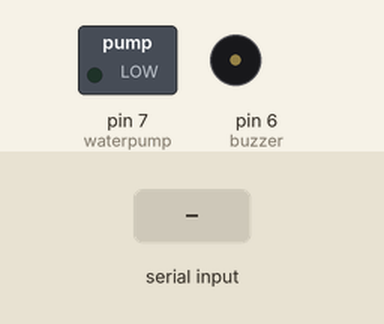
This sketch was run on a simulated Arduino Uno, built with avr-gcc and run on an emulated ATmega328P. On the bench: switched loads named in the sketch (green lamp = pin HIGH), buzzer (waves = sounding, pin HIGH). Inputs (shaded band) come from the test bench.

Above: at 1.2 s.
1.3 s: "1" received over Serial
At 2.1 s:
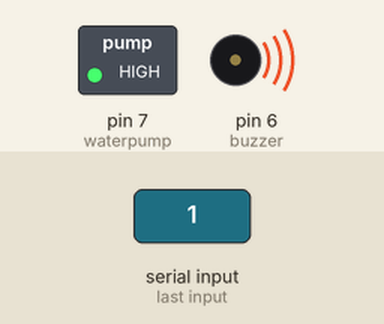
3.0 s: "0" received over Serial
At 4.8 s:
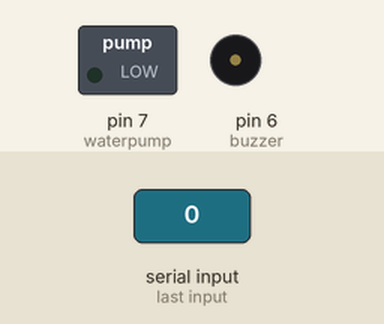
Timing chart, 0 to 6.3 s (numbered marks = the images above; inputs shaded):
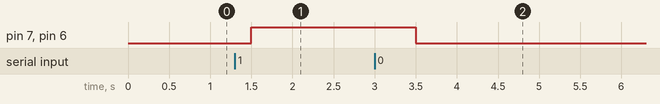

Measured:
- after the input at 1.3 s, pin 7 (waterpump), pin 6 (buzzer): LOW → HIGH after 0.20 s
- after the input at 3.0 s, pin 7 (waterpump), pin 6 (buzzer): HIGH → LOW after 0.50 s

The sketch:

fire_detection__Waterpump_and_buzzer.ino
```cpp
#define waterpump 7
#define buzzer 6
char receivedChar;
void setup() {
  Serial.begin(9600);
  pinMode(waterpump,OUTPUT);
  pinMode(buzzer,OUTPUT);


}

void loop() {
if (Serial.available()>0) {
  receivedChar = Serial.read();
  if (receivedChar== '1') {
    digitalWrite(waterpump,1);
    digitalWrite(buzzer,1);
  } else {
    digitalWrite(waterpump,0);
    digitalWrite(buzzer,0);

  }
}
delay (500);

}
```
